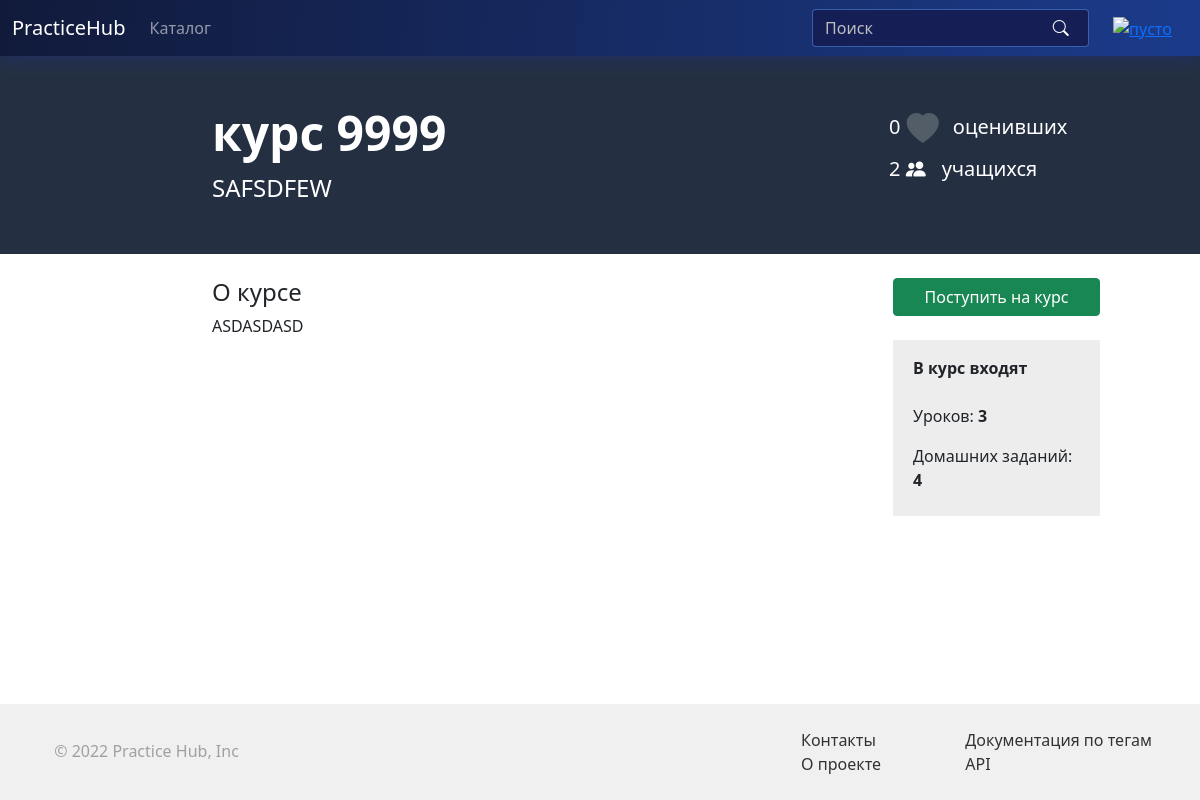
/courses/1 (signed in), run on the app's committed database.
### models.py (models this page shows, shortened)
class Course(db.Model):
    id = db.Column(db.Integer, primary_key=True)
    name = db.Column(db.String(64), index=True, unique=True)
    author_id = db.Column(db.Integer, db.ForeignKey('user.id'))
    lessons = db.relationship('Lesson', backref='course', lazy='select',
                              cascade="all, delete-orphan")
    desc = db.Column(db.Text, nullable=False)
    short_desc = db.Column(db.Text, nullable=False)
    img_path = db.Column(db.String(64))
    img_uuid = db.Column(db.String(64), index=True)
    is_published = db.Column(db.Boolean, default=False)
    users = db.relationship('User', secondary=MyCourses.__table__, backref='course')
    likes = column_property(select(func.count(MyCourses.liked)).where(MyCourses.course_id == id).scalar_subquery())

### routes.py (the view)
@app.route('/<string:path>')
def get_file(path):
    return send_file(path)

### models.py (called while the page is built)
@login.user_loader
def load_user(id):
    return User.query.get(int(id))

### tag_parser.py (called while the page is built, shortened)
def find_pattern(string: str, pattern: str, cur_pos=0) -> int:
    n = len(string)
    n2 = len(pattern)
    if cur_pos >= n - n2:
        return -1
    for i in range(cur_pos, n - n2 + 1):
        str_part = string[i:i + n2]
        total_cmp = 0
        for k in range(n2):
            if str_part[k] == pattern[k] or pattern[k] == "*":
                total_cmp += 1
                continue
        if total_cmp == n2:  # found pattern
            return i
    return -1

def process_in_out_tag(string: str, in_: str, out: str, html_in: str, html_out: str):
    original_string = string
    header_entry = find_pattern(string, in_)
    if header_entry == -1:
        return string

def process_link_tags(string: str) -> str:
    original_string = string
    result = string
    link_entry = find_pattern(result, "[LINK name=")
    return result

def process_color_tags(string: str) -> str:
    original_string = string
    result = string
    color_entry = find_pattern(result, "[COLOR #******]")
    return result

def process_hr_tags(string: str) -> str:
    result = string
    hr_entry = find_pattern(result, "[HR]")
    while hr_entry != -1:
        result = replace_string(result, "<hr>", hr_entry, 4)
        hr_entry = find_pattern(result, "[HR]")
    return result

### templates/course.html (shortened to what this page needs)
{% extends 'base.html' %}
{% block fullsize_content %}
  <div class="container-fluid pt-5 my-auto pb-5 mb-4"
       style="background-color: #243042; overflow-x: hidden">
    <div class="row">
      <div class="col-md-2"></div>
      <div class="col-md-6">
        <h2 class="display-5 fw-bold" style="color: white;">{{ course.name }}</h2>
        <p class="fs-4 text-break mb-0 me-5 d-block" style="color: white;">
          {{ course.short_desc }}
        </p>
      </div>
      <div class="col-lg-3 col-md-4 fs-5" style="color: white;">
        <form action="{{ url_for('like', course_id=course.id) }}" method="post" class="ms-auto my-w-75 px-2 md-fullsize">
          {{ like_cnt }} <button type="submit" class="btn p-0 me-2" {% if not started %}disabled{% endif %} title="Поступите на курс, чтобы оценить его"><i class="bi bi-heart-fill {% if liked %}liked{% else %}unliked{% endif %}" style="font-size: xx-large"></i></button> оценивших<br>
          {{ course.users|length }} <i class="bi bi-people-fill me-3" style="color: white;"></i>учащихся<br>
        </form>
      </div>
      <div class="col-lg-1"></div>
    </div>
  </div>
  <div class="container-fluid px-0">
    <div class="row w-100 ms-auto me-3">
      <div class="col-md-2"></div>
      <div class="col-md-6" style="">
        <h4>О курсе</h4>
        <p class="fs-6">{{ formatted_desc|safe }}</p>
      </div>
      <div class="col-md-3" style="">
        <div class="row my-w-75 ms-auto md-fullsize">
          {% if started %}
            <a class="btn btn-success w-100" href="{{ url_for('lessons', course_id=course.id) }}">Перейти к
              урокам</a>
          {% else %}
            <form action="" method="post" class="px-0">
              <button class="btn btn-success w-100">Поступить на курс</button>
            </form>
          {% endif %}
        </div>
        <div class="row py-3 px-2 mt-4 my-w-75 ms-md-auto md-fullsize" style="background-color: #ededed;">
          <p class="fs-6 fw-bold">В курс входят</p>
          <div class="d-flex flex-column">
            <span class="my-2">Уроков: <span class="fw-bold fs-6">{{ course_cnt }}</span></span>
            <span class="my-2">Домашних заданий: <span
                class="fw-bold fs-6">{{ hw_cnt }}</span></span>
          </div>
        </div>
      </div>
      <div class="col-lg-1"></div>
    </div>
  </div>
{% endblock fullsize_content %}

### static/css/style.css (style rules this page uses)
:root { --xlight-gray: #fafafa; --light-gray: #e6e6e6; --mid-gray: #586273; --mbgc: rgba(27,59,139,1); --sbgc: rgba(21,37,85, 1); }
html, body, .t-b { min-height: 100%; }
.btn { background-color: white; line-height: normal; }
.my-w-75 { width: 75%; }
.unliked { color: #6c757d; }

### data on the page
Course: name "курс 9999", short_desc "SAFSDFEW", desc "ASDASDASD"

### other printed values
{{ like_cnt }} "0"
{{ course.users|length }} "2"
{{ course_cnt }} "3"
{{ hw_cnt }} "4"
